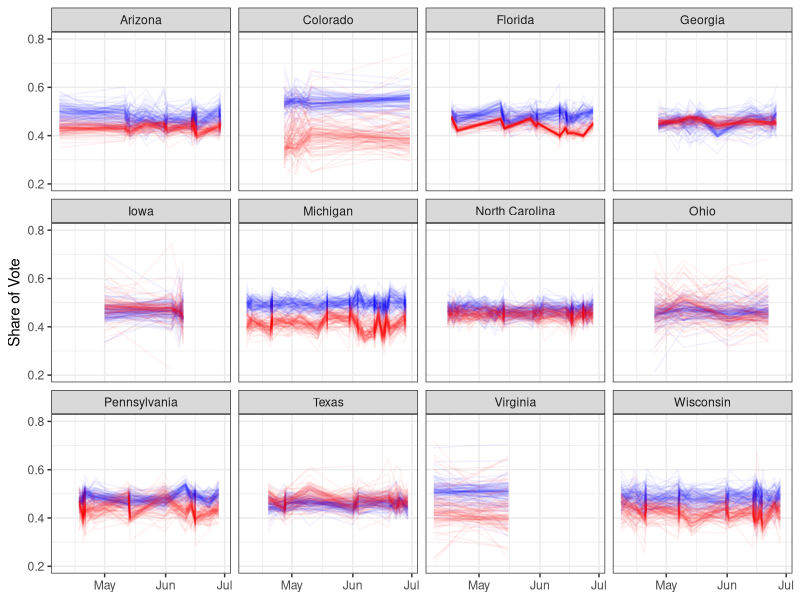

This chart was generated by the following R code:
library(tidyverse)

# Load data
dat = read_csv("data/model_results.csv")


ggplot() +
  geom_line(data = filter(dat, candidate == "Biden"), aes(date, pct, group=factor(sample)), color='blue', alpha=0.05) +
  geom_line(data = filter(dat, candidate == "Trump"), aes(date, pct, group=factor(sample)), color='red', alpha=0.05) +
  theme_bw() +
  # theme(legend.position="none") +
  ylim(.20, .80) +
  labs(x=NULL, y="Share of Vote") +
  facet_wrap(~state) +
  NULL

